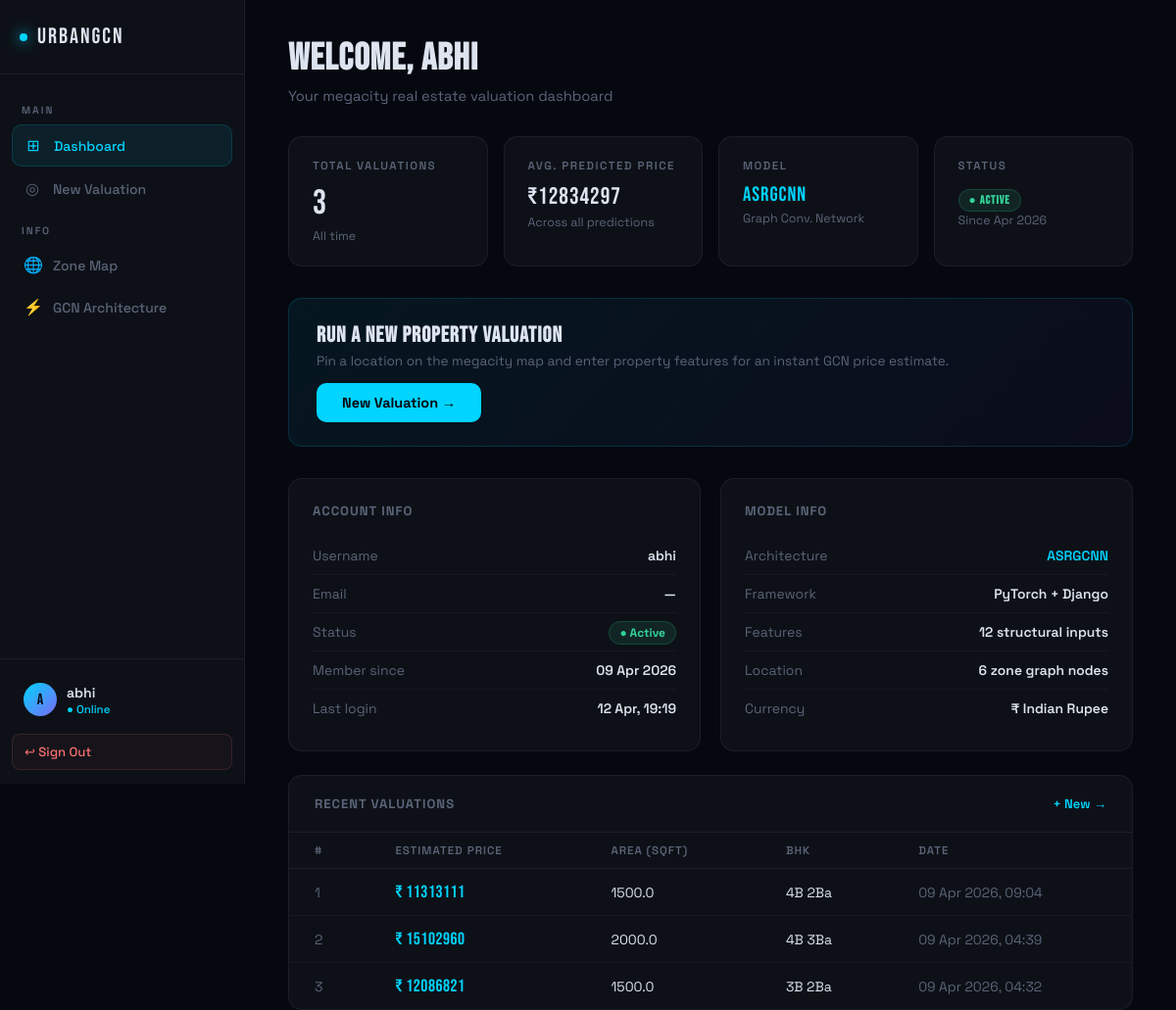
The app's page /user/userhome/ (signed in) with its own data.
### User/models.py (models this page shows, shortened)
class UserPrediction(models.Model):
    user = models.ForeignKey(User, on_delete=models.CASCADE)
    timestamp = models.DateTimeField(auto_now_add=True)
    user_input = models.JSONField()
    predicted_price = models.FloatField()

### User/views.py (the view)
# urls.py: path('userhome/', views.userhome, name='userhome'),
@login_required
def userhome(request):
    from User.models import UserPrediction
    predictions = UserPrediction.objects.filter(user=request.user).order_by('-timestamp')[:10]
    total = UserPrediction.objects.filter(user=request.user).count()
    avg_price = 0
    if total:
        from django.db.models import Avg
        avg = UserPrediction.objects.filter(user=request.user).aggregate(Avg('predicted_price'))
        avg_price = round(avg['predicted_price__avg'] or 0)
    return render(request, 'User/userhome.html', {
        'predictions': predictions,
        'total_predictions': total,
        'avg_price': avg_price,
    })

### templates/User/userhome.html (shortened to what this page needs)
{% extends "User/userbase.html" %}
{% block contents %}
<div class="ph">
  <h1>Welcome, {{ user.username }}</h1>
  <p>Your megacity real estate valuation dashboard</p>
</div>
<div class="stats">
  <div class="sc">
    <div class="slabel">Total Valuations</div>
    <div class="sval">{{ total_predictions }}</div>
    <div class="ssub">All time</div>
  </div>
  <div class="sc">
    <div class="slabel">Avg. Predicted Price</div>
    <div class="sval" style="font-size:1.5rem">{% if avg_price %}₹{{ avg_price|floatformat:0 }}{% else %}—{% endif %}</div>
    <div class="ssub">Across all predictions</div>
  </div>
  <div class="sc">
    <div class="slabel">Model</div>
    <div class="sval" style="font-size:1.3rem;color:var(--accent)">ASRGCNN</div>
    <div class="ssub">Graph Conv. Network</div>
  </div>
  <div class="sc">
    <div class="slabel">Status</div>
    <div class="sval" style="font-size:1.1rem;padding-top:6px"><span class="badge-on">● Active</span></div>
    <div class="ssub">Since {{ user.date_joined|date:"M Y" }}</div>
  </div>
</div>
<div class="cta-strip">
  <div>
    <h3>Run a New Property Valuation</h3>
    <p>Pin a location on the megacity map and enter property features for an instant GCN price estimate.</p>
  </div>
  <a href="{% url 'userpredict' %}" class="btn-cta">New Valuation →</a>
</div>
<div class="two-col">
  <div class="card">
    <div class="card-title">Account Info</div>
    <div class="irow"><span class="ikey">Username</span><span class="ival">{{ user.username }}</span></div>
    <div class="irow"><span class="ikey">Email</span><span class="ival">{{ user.email|default:"—" }}</span></div>
    <div class="irow"><span class="ikey">Status</span><span class="ival"><span class="badge-on">● Active</span></span></div>
    <div class="irow"><span class="ikey">Member since</span><span class="ival">{{ user.date_joined|date:"d M Y" }}</span></div>
    <div class="irow"><span class="ikey">Last login</span><span class="ival">{{ user.last_login|date:"d M, H:i" }}</span></div>
  </div>
  <div class="card">
    <div class="card-title">Model Info</div>
    <div class="irow"><span class="ikey">Architecture</span><span class="ival" style="color:var(--accent)">ASRGCNN</span></div>
    <div class="irow"><span class="ikey">Framework</span><span class="ival">PyTorch + Django</span></div>
    <div class="irow"><span class="ikey">Features</span><span class="ival">12 structural inputs</span></div>
    <div class="irow"><span class="ikey">Location</span><span class="ival">6 zone graph nodes</span></div>
    <div class="irow"><span class="ikey">Currency</span><span class="ival">₹ Indian Rupee</span></div>
  </div>
</div>
<div class="history-card">
  <div class="hcard-head">
    <span>Recent Valuations</span>
    <a href="{% url 'userpredict' %}" style="font-size:0.82rem;color:var(--accent);text-decoration:none;font-weight:600">+ New →</a>
  </div>
  {% if predictions %}
  <table>
    <thead><tr><th>#</th><th>Estimated Price</th><th>Area (sqft)</th><th>BHK</th><th>Date</th></tr></thead>
    <tbody>
      {% for p in predictions %}
      <tr>
        <td style="color:var(--muted)">{{ forloop.counter }}</td>
        <td class="price-cell">₹ {{ p.predicted_price|floatformat:0 }}</td>
        <td>{{ p.user_input.area }}</td>
        <td>{{ p.user_input.bedrooms }}B {{ p.user_input.bathrooms }}Ba</td>
        <td style="color:var(--muted)">{{ p.timestamp|date:"d M Y, H:i" }}</td>
      </tr>
      {% endfor %}
    </tbody>
  </table>
  {% else %}
  <div class="empty">
    <div class="empty-icon">◎</div>
    <p>No valuations yet. <a href="{% url 'userpredict' %}" style="color:var(--accent)">Run your first →</a></p>
  </div>
  {% endif %}
</div>
{% endblock %}

### templates/User/userbase.html (shortened to what this page needs)
<!DOCTYPE html>
{% load static %}
<html lang="en">
<head>
</head>
<body>
<aside class="sidebar">
  <div class="sidebar-top">
    <a href="/" class="brand"><div class="brand-dot"></div> UrbanGCN</a>
  </div>
  <nav class="sidebar-nav">
    <div class="nav-label">Main</div>
    <a href="{% url 'userhome' %}" class="nav-a {% if request.resolver_match.url_name == 'userhome' %}active{% endif %}">
      <span class="nav-icon">⊞</span> Dashboard
    </a>
    <a href="{% url 'userpredict' %}" class="nav-a {% if request.resolver_match.url_name == 'userpredict' %}active{% endif %}">
      <span class="nav-icon">◎</span> New Valuation
    </a>
    <div class="nav-label">Info</div>
    <a href="/" class="nav-a"><span class="nav-icon">🌐</span> Zone Map</a>
    <a href="/" class="nav-a"><span class="nav-icon">⚡</span> GCN Architecture</a>
  </nav>
  <div class="sidebar-footer">
    <div class="user-row">
      <div class="avatar">{{ request.user.username|first|upper }}</div>
      <div class="user-meta">
        <div class="uname">{{ request.user.username }}</div>
        <div class="urole">● Online</div>
      </div>
    </div>
    <a href="{% url 'user_logout' %}" class="logout-a">↩ Sign Out</a>
  </div>
</aside>
<main class="main">{% block contents %}{% endblock %}</main>
</body>
</html>

### templates/User/userbase.html (style rules this page uses)
*,*::before,*::after { box-sizing:border-box;margin:0;padding:0 }
:root { --bg:#060810;--s1:#0d1117;--s2:#131924;--border:rgba(255,255,255,0.06); --accent:#00d4ff;--accent2:#7c6af7;--gold:#f5a623; --text:#dde4f0;--muted:#5a6478;--sw:250px; --green:#34d399;--red:#f87171; }
html,body { height:100% }
body { background:var(--bg);color:var(--text);font-family:'Space Grotesk',sans-serif;display:flex }
.sidebar { width:var(--sw);min-height:100vh;background:var(--s1);border-right:1px solid var(--border);display:flex;flex-direction:column;position:fixed;top:0;left:0;z-index:50 }
.sidebar-top { padding:24px 20px;border-bottom:1px solid var(--border) }
.brand { font-family:'Bebas Neue',sans-serif;font-size:1.4rem;letter-spacing:2px;color:var(--text);text-decoration:none;display:flex;align-items:center;gap:10px }
.brand-dot { width:8px;height:8px;border-radius:50%;background:var(--accent);box-shadow:0 0 14px var(--accent);animation:pulse 2s ease-in-out infinite }
.sidebar-nav { flex:1;padding:16px 12px;display:flex;flex-direction:column;gap:2px }
.nav-label { font-size:0.65rem;letter-spacing:2px;text-transform:uppercase;color:var(--muted);padding:14px 10px 6px;font-weight:600 }
.nav-a { display:flex;align-items:center;gap:12px;padding:10px 12px;border-radius:10px;color:var(--muted);text-decoration:none;font-size:0.875rem;font-weight:500;transition:all .2s }
.nav-a.active { background:rgba(0,212,255,0.08);color:var(--accent);border:1px solid rgba(0,212,255,0.15) }
.nav-icon { font-size:1rem;width:18px;text-align:center }
.sidebar-footer { padding:14px 12px;border-top:1px solid var(--border) }
.user-row { display:flex;align-items:center;gap:10px;padding:10px 12px;border-radius:10px;margin-bottom:8px }
.avatar { width:34px;height:34px;border-radius:50%;background:linear-gradient(135deg,var(--accent),var(--accent2));display:flex;align-items:center;justify-content:center;font-family:'Bebas Neue',sans-serif;font-size:1rem;color:#060810;flex-shrink:0 }
.user-meta .uname { font-size:0.875rem;font-weight:600 }
.user-meta .urole { font-size:0.72rem;color:var(--accent);margin-top:1px;font-weight:500 }
.logout-a { display:flex;align-items:center;gap:8px;padding:9px 12px;border-radius:8px;color:#f87171;text-decoration:none;font-size:0.82rem;font-weight:500;border:1px solid rgba(248,113,113,0.15);background:rgba(248,113,113,0.04);transition:all .2s }
.main { margin-left:var(--sw);flex:1;min-height:100vh;padding:36px 44px }

### records on screen
UserPrediction: predicted_price "11313111", user_input.area "1500.0", user_input.bedrooms "4", user_input.bathrooms "2", timestamp "09 Apr 2026, 09:04"
UserPrediction: predicted_price "15102960", user_input.area "2000.0", user_input.bedrooms "4", user_input.bathrooms "3", timestamp "09 Apr 2026, 04:39"
UserPrediction: predicted_price "12086821", user_input.area "1500.0", user_input.bedrooms "3", user_input.bathrooms "2", timestamp "09 Apr 2026, 04:32"

### other values on screen
{{ request.user.username|first|upper }} "A"
{{ request.user.username }} "abhi"
{{ user.username }} "abhi"
{{ total_predictions }} "3"
{{ avg_price|floatformat:0 }} "12834297"
{{ user.date_joined|date:"M Y" }} "Apr 2026"
{{ user.email|default:"—" }} "—"
{{ user.date_joined|date:"d M Y" }} "09 Apr 2026"
{{ user.last_login|date:"d M, H:i" }} "12 Apr, 19:19"
